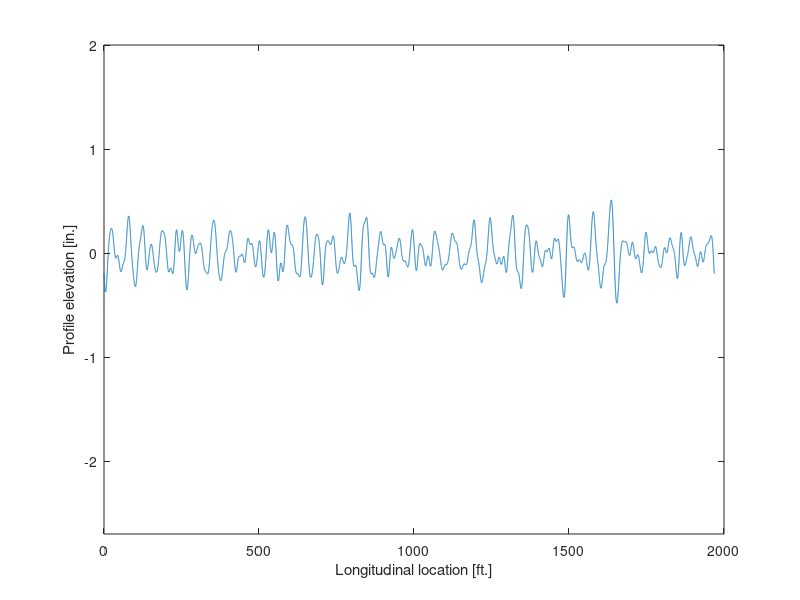

Source code (MATLAB): (Note: this script raises an error after producing the figure.)
%% Setup profile parameters
% uses results from "spectral_density for comparison plots

N  = 24000; %  Number of data points
L  = 600;  % Length Of Road Profile (m)
dn = 1/L;  % Frequency Band
B  = L/N ; % Sampling Interval (m)
C = exp(-14.81); % roughness coefficient
w = 2.495; % waviness
freq_lb = 0.05; % upper bound for frequency band of included  frequency content
freq_ub = 0.25; % lower bound for frequency band of included frequency content

%% Generate profile
% Construct amplitudes and phase angles for each spatial frequency
% n  = [4*dn:dn:(freq_lb-dn) (freq_ub+dn):dn:N*dn] ; % Spatial Frequency Band (start higher in frequency to avoid large global elevation changes)
n  = dn:dn:N*dn ; % Spatial Frequency Band (start higher in frequency to avoid large global elevation changes)
sub_ind = find(n==freq_lb,1,'first'):find((n-freq_ub)>0,1,'first'); %[1:(find(n==freq_lb,1,'first')-1) (find(n==freq_ub,1,'first')+1):length(n)];
n_sub = n(sub_ind); %
nangle = n_sub*2*pi; % angular frequency band
psd = C*n_sub.^(-w); % fitted psd value for each frequency band
del_angle = (nangle(end)-nangle)/(length(n_sub)-1);
Amp1 = sqrt(psd.*del_angle/pi); % amplitude

% rng('shuffle') %shuffle random number generator
rng(55); % control random number generator for repeatability
phi =  2*pi*rand(size(n)); % Random Phase Angle (uniformly ditributed)
phi = phi(sub_ind);
% Sum sinusoids at each profile step
x = 0:B:L-B; % Abscissa Variable from 0 to L
hx = zeros(size(x));
for ii=1:length(x)
    hx(ii) = sum(Amp1.*sin(nangle*x(ii) - phi));
end

% plot
figure
% plot(data(:,1)/12,profile)
% hold all
plot(x*3.28084, hx*39.3701) % plot with meters converted to feet and inched

xlabel('Longitudinal location [ft.]');
ylabel('Profile elevation [in.]');
ylim([-2.7 2]);


%% Check psd
addpath(genpath('C:\Users\John\Projects_Git\vma'))
fs = 1/B;
nAvg = 1;  % number of averages
perc = 20;  % percent overlap
nfft = [];  % use default nfft lines

% get psd
[PSD,F] = getpsd(hx',nAvg,perc,nfft,fs);
figure

% loglog(ff,pxx)
% hold all
loglog(F,PSD)
hold all
fit = C*F.^(-w);
loglog(F,fit)

xlabel('Spatial frequency (n) [cycles/m]')
ylabel('Displacement PSD (G_{d}) [m3]')
ylim([1e-15,1])
xlim([1e-3 20])


%% Save profile to file
save_file = file();
save_file.name = ['ISO_e' num2str(14.81) 'w' num2str(2.495) '_LB-' num2str(freq_ub) '.csv'];
save_file.path = 'C:\Users\John\Projects_Git\DAmp\profiles\artificial\ISO8608';
prof_dist = x*39.3701; % in.
prof_elev = hx*39.3701; % in.

dlmwrite(save_file.fullname, [prof_dist' prof_elev'], ',');


